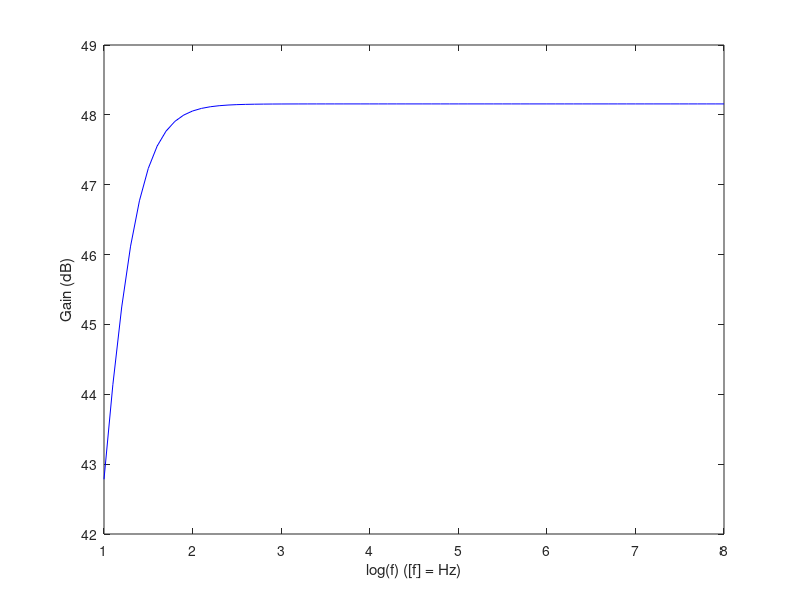

MATLAB code to generate this figure:
VT=25e-3
BFN=178.7
BFP=227.3
VAFN=69.7
VAFP=37.2
RE=200
Rout=52
RC=860
R1=90000
R2=20000
VBEON=0.7
VCC=12
Rin=100
VEBON = 0.7






%%%%% OPERATING POINT %%%%%%

A=[R1+R2,-R1,-R2,0,0,0,0,0;
-R1,R1+RC,0,-RC,0,1,0,0;
-R2,0,RE+R2,0,-RE,0,0,0;
0,-RC,0,RC+Rout,0,0,0,0;
0,0,-RE,0,RE,0,1,1;
0,0,0,-BFP,1+BFP,0,0,0;
0,1+BFN,-BFN,0,-1,0,0,0;
0,0,0,0,0,1,1,0];

B=[VCC;0;-VBEON;-VEBON;0;0;0;-VBEON];

X=A\B

Vbase = (X(1)-X(3))*R2;
Vcoll = VCC-(X(2)-X(4))*RC;
Vemit = (X(3)-X(5))*RE;
Vemit2 = VCC-X(4)*Rout;


file = fopen("opteor.tex", "w");

fprintf(file, "base & %0.6E V \\\\ \\hline\ncoll & %0.6E V \\\\ \\hline\nemit & %0.6E V \\\\ \\hline\nemit2 & %0.6E V \\\\ \\hline\nin & 0 V \\\\ \\hline\nin2 & 0 V \\\\ \\hline\nout & 0 V \\\\ \\hline\nVbe1 & %0.6E V \\\\ \\hline\nvcc & %0.6E V \\\\ \\hline\n$i(V_{CC})$ & %0.6E A \\\\ \\hline\nVce1 & %0.6E V \\\\ \\hline\nVeb2 & %0.6E V \\\\ \\hline\nVec2 & %0.6E V \\\\ \\hline\n$i(V_{in})$ & 0 A \\\\ \\hline\n", Vbase, Vcoll, Vemit, Vemit2, Vbase-Vemit, VCC, -X(1), Vcoll-Vemit, Vemit2-Vcoll, Vemit2);

fclose(file);


%%%%% GAIN STAGE %%%%%%


RB=1/(1/R1+1/R2)
VEQ=R2/(R1+R2)*VCC
IB1=(VEQ-VBEON)/(RB+(1+BFN)*RE)
IC1=BFN*IB1
IE1=(1+BFN)*IB1
VE1=RE*IE1
VO1=VCC-RC*IC1
VCE=VO1-VE1

gm1=IC1/VT
rpi1=BFN/gm1
ro1=VAFN/IC1

RinB=RB*Rin/(RB+Rin)

RE=0
AV1 = RinB/Rin * RC*(RE-gm1*rpi1*ro1)/((ro1+RC+RE)*(RinB+rpi1+RE)+gm1*RE*ro1*rpi1 - RE^2)
AVI_DB = 20*log10(abs(AV1))


ZI1 = 1/(1/RB+1/(((ro1+RC+RE)*(rpi1+RE)+gm1*RE*ro1*rpi1 - RE^2)/(ro1+RC+RE)))
ZO1 = 1/(1/ro1+1/RC)

%ouput stage
VI2 = VO1
IE2 = (VCC-VEBON-VI2)/Rout
IC2 = BFP/(BFP+1)*IE2
VO2 = VCC - Rout*IE2

gm2 = IC2/VT
go2 = IC2/VAFP
gpi2 = gm2/BFP
ge2 = 1/Rout

AV2 = gm2/(gm2+gpi2+go2+ge2)
ZI2 = (gm2+gpi2+go2+ge2)/gpi2/(gpi2+go2+ge2)
ZO2 = 1/(gm2+gpi2+go2+ge2)


%total
gB = 1/(1/gpi2+ZO1)
AV = (gB+gm2/gpi2*gB)/(gB+ge2+go2+gm2/gpi2*gB)*AV1
AV_DB = 20*log10(abs(AV))
ZI=ZI1
ZO=1/(go2+gm2/gpi2*gB+ge2+gB)








Cin = 102e-6
Cb = 2185e-6
Cout = 1466e-6
RE = 200
rpi2 = 1/gpi2
ro2 = 1/go2
RL = 8
vin = 0.01

i=1;



for t=1:0.1:8
	w = 2*pi*power(10,t);
	Zin = Rin+1/(j*w*Cin);
	Zeb=1/(1/RE+j*w*Cb);
	Rcpi2 = 1/(1/RC+1/rpi2);
	Ro2out = 1/(1/ro2+1/Rout);
	Zcout=1/(j*w*Cout);
	
	A=[Zin+RB,-RB,0,0,0,0;
	-RB,RB+rpi1+Zeb,-Zeb,0,0,0;
	0,gm1*rpi1,1,0,0,0;
	0,-Zeb,-ro1,Rcpi2+Zeb+ro1,0,0;
	0,0,0,gm2*Rcpi2,1,0;
	0,0,0,0,-Ro2out,Zcout+RL+Ro2out];
	
	B=[vin;0;0;0;0;0];
	
	X=A\B;
	
	freq(i)=t;
	gain(i) = 20*log10(X(6)*RL/vin);
	
	i=i+1;

endfor

gainfreqfig1 = figure();
plot(freq, gain, "b");

xlabel("log(f) ([f] = Hz)");
ylabel("Gain (dB)");

print(gainfreqfig1, "gainfreq.eps", "-depsc");
